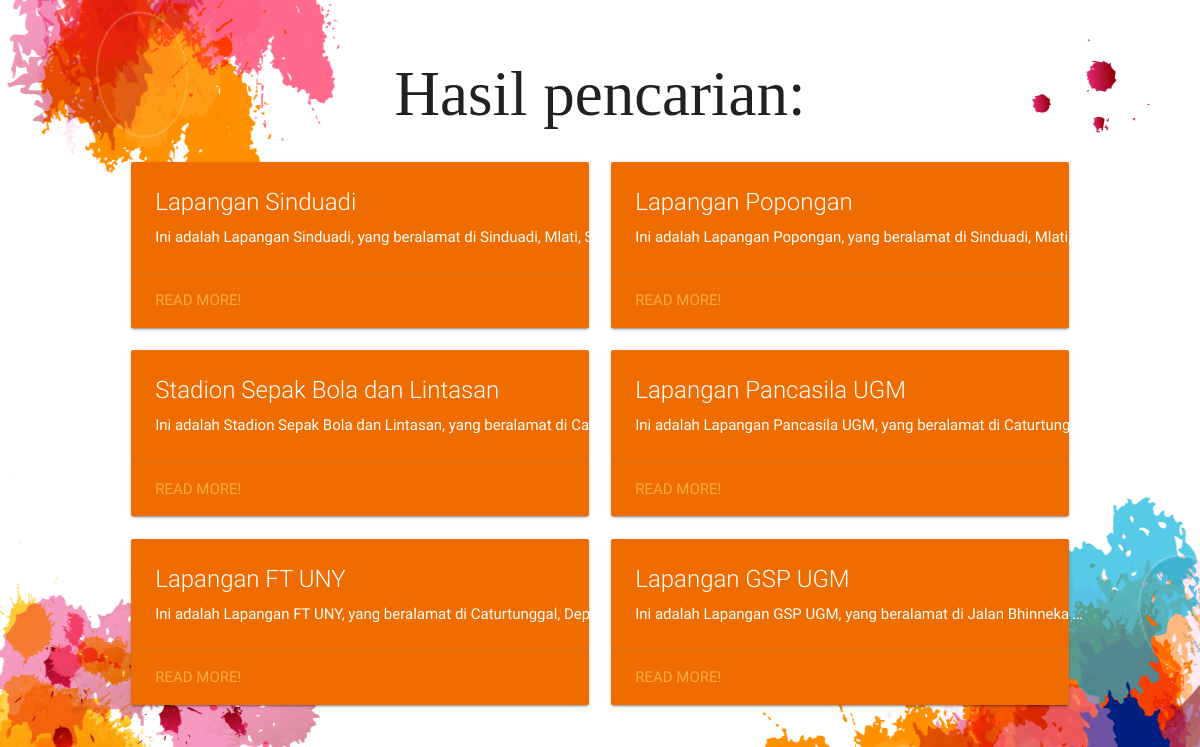
/run, run on the app's committed database.
### olahfisik/models.py (models this page shows, shortened)
class Venue(models.Model):
    name = models.CharField(max_length=32)
    address = models.CharField(max_length=265, null=True)
    telephone = models.CharField(max_length=16, null=True)
    open = models.TimeField(null=True, blank=True)
    close = models.TimeField(null=True, blank=True)
    busy = models.TimeField(null=True, blank=True)
    longitude = models.FloatField()
    latitude = models.FloatField()
    rating = models.CharField(max_length=16, null=True)
    type = models.CharField(choices = TYPE_CHOICES, max_length = 2)

### olahfisik/views.py (the view)
# urls.py: url(r'^run', views.lari_view, name='lari'),
def lari_view(request):
    venues = Venue.objects.filter(type=1)
    return render(request, 'olahfisik/lari.html', {'venues' : venues})

### olahfisik/templates/olahfisik/lari.html (shortened to what this page needs)
{% load staticfiles %}
<!DOCTYPE html>
<html>
    <head>
				<link type="text/css" rel="stylesheet" href="{% static "css/materialize.css" %}">
				<link type="text/css" rel="stylesheet" href="{% static "css/materialize.min.css" %}">
        <link type="text/css" rel="stylesheet" href="{% static "css/result.css" %}">
    </head>
    <body>
        <div>
            <h1>Hasil pencarian:</h1>
        </div>
				<div class="row">
					{% for venue in venues %}
							<div class="col s12 m6">
								<div class="card orange darken-3">
									<div class="card-content white-text">
										<span class="card-title">{{venue.name}}</span>
										<p style="width: 450px; white-space: nowrap; overflow: hidden; text-overflow: ellipsis">Ini adalah {{venue.name}}, yang beralamat di {{venue.address}}.</p>
									</div>
									<div class="card-action">
										<a href="{% url 'details' venue.id%}">Read More!</a>
									</div>
								</div>
							</div>
					{% endfor %}
				</div>
    </body>
</html>

### olahfisik/static/css/result.css (style rules this page uses)
body { background-image: url("../images/index-01.png"); background-size: 100% 100%; background-repeat: no-repeat; background-attachment: fixed; background-position: center; margin-left: 10%; margin-right: 10%; margin-bottom: 5%; margin-top: 5%; }
h1 { font-family: "Bebas Neue"; text-align: center; }

### data on the page
Venue: name "Lapangan Sinduadi", address "Sinduadi, Mlati, S…"
Venue: name "Lapangan Popongan", address "Sinduadi, Mlati,…"
Venue: name "Stadion Sepak Bola dan Lintasan", address "Cat…"
Venue: name "Lapangan Pancasila UGM", address "Caturtung…"
Venue: name "Lapangan FT UNY", address "Caturtunggal, Dep…"
Venue: name "Lapangan GSP UGM", address "Jalan Bhinneka…"
